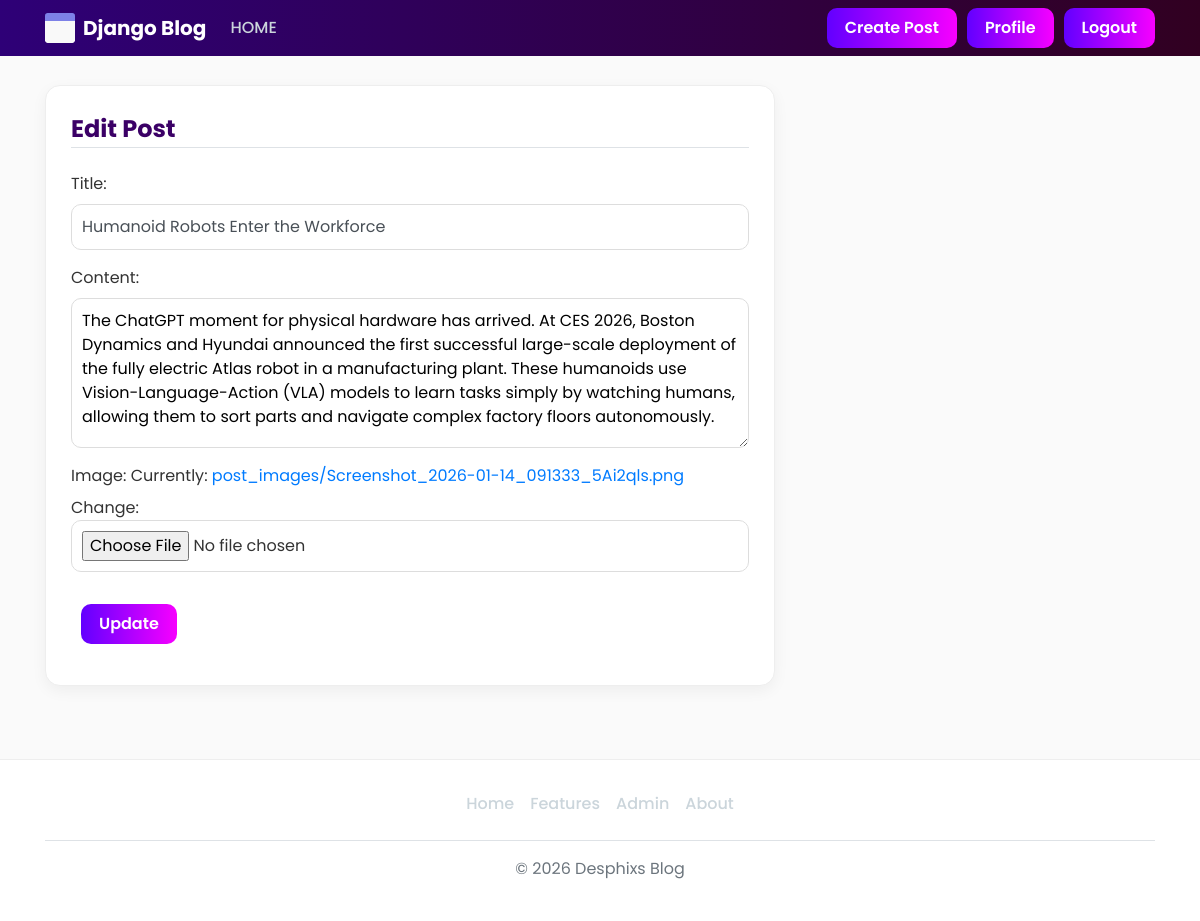
Page /edit_post/humanoid-robots-enter-the-workforce/ (signed in) on the committed database.
### home/models.py (models this page shows, shortened)
class Post(models.Model):
    title = models.CharField(max_length=50)
    content = models.TextField(max_length=500)
    slug = models.SlugField(max_length =100,blank=True,null=True)
    image = models.ImageField(upload_to='post_images', default='default.jpg')
    time = models.DateTimeField(default=timezone.now)
    author = models.ForeignKey(User,on_delete=models.CASCADE)

### home/views.py (the view)
# urls.py: path('edit_post/<slug:slug>/', views.edit_post, name='edit_post'),
def edit_post(request,slug):
    post = get_object_or_404(Post,slug=slug)
    if request.method == 'POST':
        form = CreatePostForm(request.POST,request.FILES,instance=post)
        if form.is_valid():
            form.save()
            return redirect('home')
    else:
        form = CreatePostForm(instance=post)
    return render(request,'Base/create_post.html',{'form':form,"title": "Edit Post", "button_text": "Update"})

### home/form.py
class CreatePostForm(forms.ModelForm):
     title = forms.CharField(
        label='Title',
        widget=forms.TextInput(attrs={
            'class': 'form-control form-input',
            'placeholder': 'Post Title',
        })
    )
     content = forms.CharField(
        widget=forms.Textarea(attrs={
            'class': 'form-textarea',
            'placeholder': 'Write your post here..',
            'rows': 4
        })
    )
     image = forms.ImageField(
        widget=forms.ClearableFileInput(attrs={
            'class':'form-control-file'
        })
    )
     class Meta:
        model = Post
        fields =['title','content','image']

### templates/Base/create_post.html (shortened to what this page needs)
{% extends "Base/base.html" %}
{% load static %}
{% block content %}
<div class="content-section">
    <form method="POST"  enctype="multipart/form-data">
        <fieldset class="form-group">
            <legend class="border-bottom mb-4">{{ title }}</legend>
            {{ form.as_p}}
        </fieldset>
        <div class="form-group mt-3">
            <button class="auth-links" type="submit">{{ button_text }}</button>
        </div>
    </form>
</div>
{% endblock content %}

### static/css/base.css (style rules this page uses)
body { background-color: #fafafa !important; color: #333333; font-family: 'Poppins', sans-serif !important; margin-top: 85px; display: flex; flex-direction: column; min-height: 100vh; }
.auth-links { background: linear-gradient(270deg, rgb(247, 0, 255) 0%, rgb(98, 0, 255) 100%); color: white !important; padding: 8px 18px !important; border-radius: 10px; margin-left: 10px; font-weight: 600; text-decoration: none !important; display: inline-block; border: none; transition: 0.3s; cursor: pointer; }
.content-section { background: #ffffff; padding: 25px; border-radius: 15px; margin-bottom: 25px; border: 1px solid #eeeeee; box-shadow: 0 5px 15px rgba(0, 0, 0, 0.05); width: 100%; overflow: hidden; box-sizing: border-box; }
input[type="text"], input[type="file"], textarea, select { border-radius: 10px !important; border: 1px solid #ddd !important; padding: 10px !important; }
legend { color: #3b0066; font-weight: 700; }
.form-input, .form-textarea, .form-control-file { width: 100%; display: block; margin-bottom: 15px; box-sizing: border-box; }
.form-textarea { border-radius: 10px !important; border: 1px solid #ddd !important; padding: 10px !important; min-height: 150px; resize: vertical; }
.form-control-file { padding: 10px 0; border: none !important; }

### rows in the picture
Post: title "Humanoid Robots Enter the Workforce", content "The ChatGPT moment for physical hardware has arrived. At CES 2026, Boston Dynamics and Hyundai announced the first successful large-scale deployment of the fully electric Atlas robot in a manufacturing plant. These humanoids use Vision-Language-Action (VLA) models to learn tasks simply by watching humans, allowing them to sort parts and navigate complex factory floors autonomously."

### other values in the picture
{{ title }} "Edit Post"
{{ button_text }} "Update"
